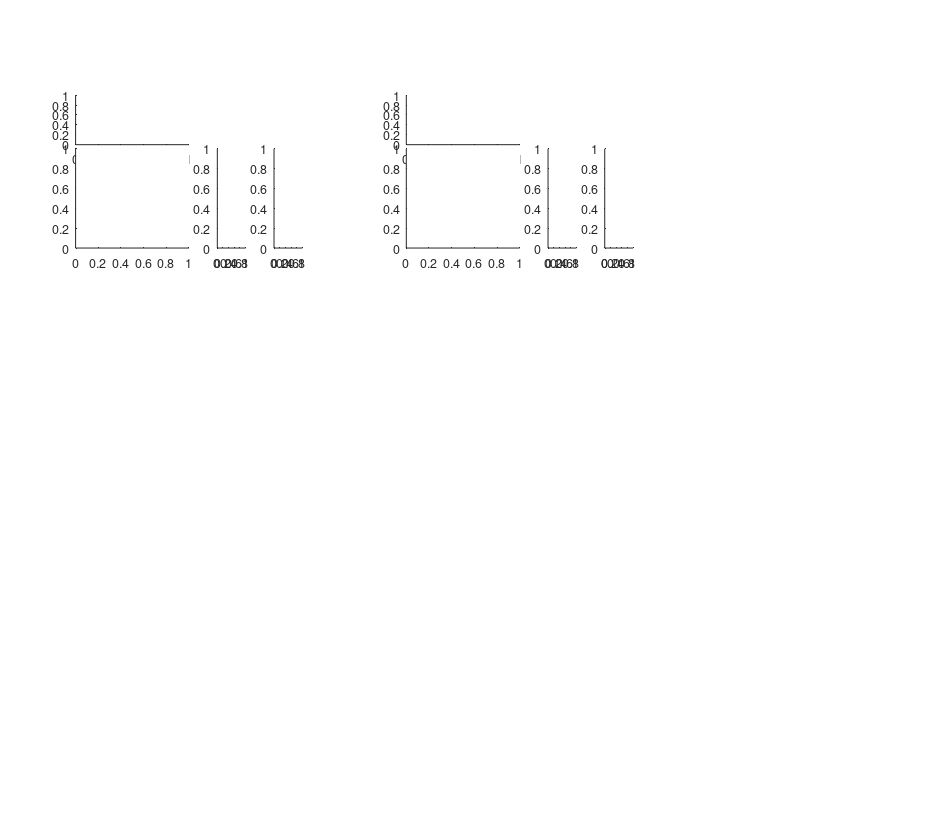

Write MATLAB code to recreate this figure. (Note: this script raises an error after producing the figure.)

% plot imporatnat statistics for cross-overs analysis
close all
clear
clc
cells_num_dir=[290 1; 282 1];







%% structs' parameters

behavior_structs_folder = 'D:\Ayelet\2bat_proj\Analysis\new_code\analysis_structs\co_solo_initial_analysis\';
files = dir(behavior_structs_folder);
behavior_struct_names = {files.name};
co_shuffle_structs_folder = 'D:\Ayelet\2bat_proj\Analysis\new_code\analysis_structs\co_shuffling_struct\';
files = dir(co_shuffle_structs_folder);
co_shuffle_struct_names = {files.name};



%% figure parameters

spike_colors = {[1  0 1],[1  0 1],[.95 .95 .95]};
solo_colors = {[0 0 0],[0 0 0]};
FR_colors = {[1 1 1],[1 1 1]};%
coherence_colors = {[1 .5 0],[.8 0 .6]};
tunnel_limits = [0 130];
sig_bkg_color = [.8 .95 1];
lwidth = 2;
alpha = .05;


%% open figure

figure('units','normalized','outerposition',[0 0 1 1])
paper_size = [24 21]; % ~A4 size
set(gcf,'DefaultAxesFontSize',9);
set(gcf,'DefaultAxesFontName','helvetica');
set(gcf,'PaperUnits','centimeters','PaperPosition',[0 0 paper_size]);
set(gcf,'PaperOrientation','landscape');
set(gcf,'Units','centimeters','Position',get(gcf,'paperPosition')+[1 1 0 0]); % position on screen...
set(gcf, 'Renderer', 'opengl');

fsize = 10;

horizontal_dis=0.45;
x_main(1)=0.08;
x_main(2)=x_main(1);

x_behavior=x_main+0.15;
x_spikes=x_behavior+0.06;
cell_dist=[0 0.35];
vert_dis=0.35;
y_main(1)=0.7;
y_main(2)=y_main(1);

y_behavior=y_main;
y_spikes=y_main;


for ii_cell = 1:length(cells_num_dir)
              
    co_tun_ax{ii_cell} = axes('units','normalized','Position',[x_main(ii_cell)+cell_dist(ii_cell) y_main(ii_cell)+0.125 0.12 0.06]);
    main_ax{ii_cell} = axes('units','normalized','Position',[x_main(ii_cell)+cell_dist(ii_cell) y_main(ii_cell) 0.12 0.12]); %
    behavior_ax{ii_cell} = axes('units','normalized','Position',[x_behavior(ii_cell)+cell_dist(ii_cell) y_behavior(ii_cell) 0.03 0.12]);
    
    spikes_ax{ii_cell}=axes('units','normalized','Position',[x_spikes(ii_cell)+cell_dist(ii_cell) y_spikes(ii_cell) 0.03 0.12]);
end



%% plot for each cell

for ii_cell = 1:length(cells_num_dir)
    bin_dis_i=1;
    bin_allo_i=1;
    %% load data
    cell_file_ind=find(~cellfun(@isempty,regexp(behavior_struct_names,sprintf('cell_%d.mat',cells_num_dir(ii_cell,1)))));
    ii_dir=cells_num_dir(ii_cell,2);
    
    struct_name =behavior_struct_names{cell_file_ind};
    file_name = fullfile(behavior_structs_folder,struct_name);
    load(file_name);
    behavior_struct=cell_co_solo_initial_analysis;
    bat=behavior_struct.exp_data.bat;
    day=behavior_struct.exp_data.day;
    cell_num=behavior_struct.exp_data.cell_num;
    
    shuffle_struct_name = ['co_shuffling_struct_b',num2str(bat),'_d',num2str( day),'_c',num2str(cell_num),'.mat'];
    file_name = fullfile(co_shuffle_structs_folder,shuffle_struct_name);
    if exist(file_name)
        co_shuffle_struct=load(file_name);
        co_shuffle_struct=co_shuffle_struct.shuffling_struct;
        
        
        dis_before_after_co = behavior_struct.co(1).params.dis_before_after_co;
        
         % main figure
            axes(main_ax{ii_cell})
            hold on
            line([0 0],tunnel_limits,'Color',[.7 .7 .7],'LineStyle','--')
            plot(behavior_struct.co(ii_dir).bsp.dis_m(:),behavior_struct.co(ii_dir).bsp.x_pos(:),'.','color',spike_colors{3})
            plot(behavior_struct.co(ii_dir).spikes.dis_m(:),behavior_struct.co(ii_dir).spikes.x_pos(:),'.','color',spike_colors{ii_dir},'markersize',8)
            set(gca,'xlim',[-dis_before_after_co dis_before_after_co],...
                'ylim',tunnel_limits,...
                'ytick',tunnel_limits)

            ylabel('X pos. (m)','fontsize',fsize)
            xlabel('Inter-bat distance (m)','fontsize',fsize)
            
            box off
           %% CO firing rate
        axes(co_tun_ax{ii_cell})
        hold on
        plot(co_shuffle_struct(ii_dir).shuffled_data.ego_bin_centers,co_shuffle_struct(ii_dir).shuffled_data.ego_firing_rate(2:end,:),'color',spike_colors{3},'LineWidth',lwidth);
        plot(co_shuffle_struct(ii_dir).shuffled_data.ego_bin_centers,co_shuffle_struct(ii_dir).shuffled_data.ego_firing_rate(1,:),'color',spike_colors{ii_dir},'LineWidth',lwidth);
        max_y = round(max(max(co_shuffle_struct(ii_dir).shuffled_data.ego_firing_rate))*1.1*10) / 10;
        if max_y < 1
            max_y = 1;
        end
        bins_diff = mean(diff(co_shuffle_struct(ii_dir).shuffled_data.ego_bin_centers));
        x_limits = [co_shuffle_struct(ii_dir).shuffled_data.ego_bin_centers(1)-bins_diff/2 co_shuffle_struct(ii_dir).shuffled_data.ego_bin_centers(end)+bins_diff/2];
        set(gca,'xlim',x_limits,'XTick',[],'ylim',[0 max_y],'Ytick',max_y,'color',FR_colors{1});
        str = sprintf('Hz');
        text(-dis_before_after_co-10,max_y/2, str,'fontsize',fsize,'Rotation',90,'HorizontalAlignment','center')
                  title(sprintf('Cell %d',cell_num),'fontsize',fsize)

        box off
        
          % 2D representation
                % bsp only, solo +CO
                axes(behavior_ax{ii_cell})
                hold on
                plot(behavior_struct.co(ii_dir).bsp.y_pos,behavior_struct.co(ii_dir).bsp.x_pos,'.','color',[1 0 1])
                plot(behavior_struct.solo(ii_dir).bsp.y_pos,behavior_struct.solo(ii_dir).bsp.x_pos,'.','color',[0 0 0])
                set(gca,'xlim',[-1.3 1.3],'xtick',[-1.3 1.3],'ylim',tunnel_limits,'ytick',[])
                xlabel({'Y pos.';'(m)'},'fontsize',fsize)
                
                % solo+CO
                axes(spikes_ax{ii_cell})
                hold on
                plot(behavior_struct.solo(ii_dir).bsp.y_pos,behavior_struct.solo(ii_dir).bsp.x_pos,'.','color',[.95 .95 .95])
                plot(behavior_struct.co(ii_dir).bsp.y_pos,behavior_struct.co(ii_dir).bsp.x_pos,'.','color',[1 .9 1])
                plot(behavior_struct.solo(ii_dir).spikes.y_pos,behavior_struct.solo(ii_dir).spikes.x_pos,'.','color',[0 0 0],'markersize',8)
                plot(behavior_struct.co(ii_dir).spikes.y_pos,behavior_struct.co(ii_dir).spikes.x_pos,'.','color',[1 0 1],'markersize',8)
                set(gca,'xlim',[-1.3 1.3],'xtick',[-1.3 1.3],'ylim',tunnel_limits,'ytick',[])
                xlabel({'Y pos.';'(m)'},'fontsize',fsize)
                
              
                
            
        
        
        
    end
end
%% save figure

fig = gcf;
%fig.InvertHardcopy = 'off';
dir_name=['D:\Ayelet\2bat_proj\Analysis\new_code\figures\poster_figures\'];
if ~exist(dir_name)
    mkdir(dir_name)
end
fig_name=fullfile(dir_name,'TwoD_coverage');
print(gcf, fig_name, '-dpdf',  '-painters');

clf


